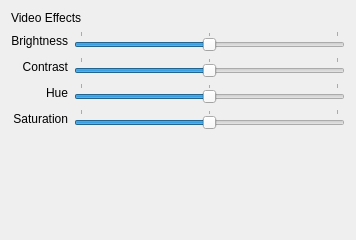
<?xml version="1.0" encoding="UTF-8"?>
<ui version="4.0">
 <class>VideoEffects</class>
 <widget class="QDialog" name="VideoEffects">
  <property name="geometry">
   <rect>
    <x>0</x>
    <y>0</y>
    <width>356</width>
    <height>240</height>
   </rect>
  </property>
  <property name="windowTitle">
   <string>Dialog</string>
  </property>
  <layout class="QGridLayout" name="gridLayout">
   <item row="1" column="0">
    <widget class="QLabel" name="label">
     <property name="text">
      <string>Brightness</string>
     </property>
     <property name="alignment">
      <set>Qt::AlignRight|Qt::AlignTrailing|Qt::AlignVCenter</set>
     </property>
     <property name="margin">
      <number>10</number>
     </property>
    </widget>
   </item>
   <item row="1" column="1">
    <widget class="QSlider" name="brightnessSlider">
     <property name="minimum">
      <number>-100</number>
     </property>
     <property name="maximum">
      <number>100</number>
     </property>
     <property name="singleStep">
      <number>5</number>
     </property>
     <property name="pageStep">
      <number>20</number>
     </property>
     <property name="orientation">
      <enum>Qt::Horizontal</enum>
     </property>
     <property name="invertedAppearance">
      <bool>false</bool>
     </property>
     <property name="invertedControls">
      <bool>false</bool>
     </property>
     <property name="tickPosition">
      <enum>QSlider::TicksAbove</enum>
     </property>
     <property name="tickInterval">
      <number>100</number>
     </property>
    </widget>
   </item>
   <item row="2" column="0">
    <widget class="QLabel" name="label_2">
     <property name="text">
      <string>Contrast</string>
     </property>
     <property name="alignment">
      <set>Qt::AlignRight|Qt::AlignTrailing|Qt::AlignVCenter</set>
     </property>
     <property name="margin">
      <number>10</number>
     </property>
    </widget>
   </item>
   <item row="2" column="1">
    <widget class="QSlider" name="contrastSlider">
     <property name="minimum">
      <number>-100</number>
     </property>
     <property name="maximum">
      <number>100</number>
     </property>
     <property name="singleStep">
      <number>5</number>
     </property>
     <property name="pageStep">
      <number>20</number>
     </property>
     <property name="orientation">
      <enum>Qt::Horizontal</enum>
     </property>
     <property name="invertedAppearance">
      <bool>false</bool>
     </property>
     <property name="invertedControls">
      <bool>false</bool>
     </property>
     <property name="tickPosition">
      <enum>QSlider::TicksAbove</enum>
     </property>
     <property name="tickInterval">
      <number>100</number>
     </property>
    </widget>
   </item>
   <item row="3" column="0">
    <widget class="QLabel" name="label_3">
     <property name="text">
      <string>Hue</string>
     </property>
     <property name="alignment">
      <set>Qt::AlignRight|Qt::AlignTrailing|Qt::AlignVCenter</set>
     </property>
     <property name="margin">
      <number>10</number>
     </property>
    </widget>
   </item>
   <item row="3" column="1">
    <widget class="QSlider" name="hueSlider">
     <property name="minimum">
      <number>-100</number>
     </property>
     <property name="maximum">
      <number>100</number>
     </property>
     <property name="singleStep">
      <number>5</number>
     </property>
     <property name="pageStep">
      <number>20</number>
     </property>
     <property name="orientation">
      <enum>Qt::Horizontal</enum>
     </property>
     <property name="invertedAppearance">
      <bool>false</bool>
     </property>
     <property name="invertedControls">
      <bool>false</bool>
     </property>
     <property name="tickPosition">
      <enum>QSlider::TicksAbove</enum>
     </property>
     <property name="tickInterval">
      <number>100</number>
     </property>
    </widget>
   </item>
   <item row="4" column="0">
    <widget class="QLabel" name="label_4">
     <property name="text">
      <string>Saturation</string>
     </property>
     <property name="alignment">
      <set>Qt::AlignRight|Qt::AlignTrailing|Qt::AlignVCenter</set>
     </property>
     <property name="margin">
      <number>10</number>
     </property>
    </widget>
   </item>
   <item row="4" column="1">
    <widget class="QSlider" name="saturationSlider">
     <property name="minimum">
      <number>-100</number>
     </property>
     <property name="maximum">
      <number>100</number>
     </property>
     <property name="singleStep">
      <number>5</number>
     </property>
     <property name="pageStep">
      <number>20</number>
     </property>
     <property name="orientation">
      <enum>Qt::Horizontal</enum>
     </property>
     <property name="invertedAppearance">
      <bool>false</bool>
     </property>
     <property name="invertedControls">
      <bool>false</bool>
     </property>
     <property name="tickPosition">
      <enum>QSlider::TicksAbove</enum>
     </property>
     <property name="tickInterval">
      <number>100</number>
     </property>
    </widget>
   </item>
   <item row="5" column="1">
    <spacer name="verticalSpacer">
     <property name="orientation">
      <enum>Qt::Vertical</enum>
     </property>
     <property name="sizeHint" stdset="0">
      <size>
       <width>20</width>
       <height>40</height>
      </size>
     </property>
    </spacer>
   </item>
   <item row="0" column="0" colspan="2">
    <widget class="QLabel" name="label_5">
     <property name="text">
      <string>Video Effects</string>
     </property>
    </widget>
   </item>
  </layout>
 </widget>
 <resources/>
 <connections/>
</ui>
